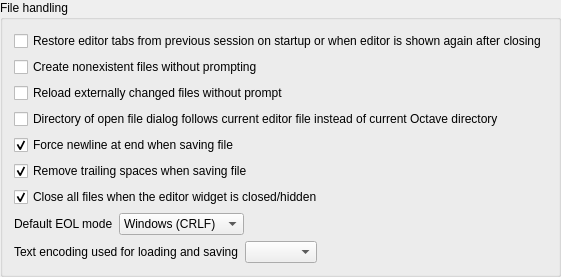
            <widget class="QGroupBox" name="groupBox_8">
             <property name="title">
              <string>File handling</string>
             </property>
             <layout class="QVBoxLayout" name="verticalLayout_30">
              <item>
               <layout class="QVBoxLayout" name="verticalLayout_11">
                <property name="topMargin">
                 <number>0</number>
                </property>
                <property name="bottomMargin">
                 <number>0</number>
                </property>
                <item>
                 <layout class="QGridLayout" name="gridLayout_11">
                  <property name="topMargin">
                   <number>0</number>
                  </property>
                  <item row="13" column="0">
                   <layout class="QHBoxLayout" name="horizontalLayout_16">
                    <item>
                     <widget class="QLabel" name="label_16">
                      <property name="text">
                       <string>Text encoding used for loading and saving</string>
                      </property>
                     </widget>
                    </item>
                    <item>
                     <widget class="QComboBox" name="editor_combo_encoding"/>
                    </item>
                    <item>
                     <spacer name="horizontalSpacer_32">
                      <property name="orientation">
                       <enum>Qt::Horizontal</enum>
                      </property>
                      <property name="sizeHint" stdset="0">
                       <size>
                        <width>40</width>
                        <height>20</height>
                       </size>
                      </property>
                     </spacer>
                    </item>
                   </layout>
                  </item>
                  <item row="1" column="0">
                   <widget class="QCheckBox" name="editor_restoreSession">
                    <property name="sizePolicy">
                     <sizepolicy hsizetype="Minimum" vsizetype="Fixed">
                      <horstretch>0</horstretch>
                      <verstretch>0</verstretch>
                     </sizepolicy>
                    </property>
                    <property name="text">
                     <string>Restore editor tabs from previous session on startup or when editor is shown again after closing</string>
                    </property>
                   </widget>
                  </item>
                  <item row="7" column="0">
                   <widget class="QCheckBox" name="editor_remove_trailing_spaces">
                    <property name="text">
                     <string>Remove trailing spaces when saving file</string>
                    </property>
                    <property name="checked">
                     <bool>true</bool>
                    </property>
                   </widget>
                  </item>
                  <item row="6" column="0">
                   <widget class="QCheckBox" name="editor_force_newline">
                    <property name="text">
                     <string>Force newline at end when saving file</string>
                    </property>
                    <property name="checked">
                     <bool>true</bool>
                    </property>
                   </widget>
                  </item>
                  <item row="3" column="0">
                   <widget class="QCheckBox" name="editor_create_new file">
                    <property name="sizePolicy">
                     <sizepolicy hsizetype="Minimum" vsizetype="Fixed">
                      <horstretch>0</horstretch>
                      <verstretch>0</verstretch>
                     </sizepolicy>
                    </property>
                    <property name="text">
                     <string>Create nonexistent files without prompting</string>
                    </property>
                   </widget>
                  </item>
                  <item row="10" column="0">
                   <widget class="QCheckBox" name="editor_hiding_closes_files">
                    <property name="text">
                     <string>Close all files when the editor widget is closed/hidden</string>
                    </property>
                    <property name="checked">
                     <bool>true</bool>
                    </property>
                   </widget>
                  </item>
                  <item row="4" column="0">
                   <widget class="QCheckBox" name="editor_reload_changed_files">
                    <property name="text">
                     <string>Reload externally changed files without prompt</string>
                    </property>
                   </widget>
                  </item>
                  <item row="11" column="0">
                   <layout class="QHBoxLayout" name="horizontalLayout_2">
                    <property name="topMargin">
                     <number>0</number>
                    </property>
                    <item>
                     <widget class="QLabel" name="label_22">
                      <property name="text">
                       <string>Default EOL mode</string>
                      </property>
                     </widget>
                    </item>
                    <item>
                     <widget class="QComboBox" name="combo_eol_mode">
                      <property name="sizePolicy">
                       <sizepolicy hsizetype="Preferred" vsizetype="Preferred">
                        <horstretch>0</horstretch>
                        <verstretch>0</verstretch>
                       </sizepolicy>
                      </property>
                      <property name="sizeAdjustPolicy">
                       <enum>QComboBox::AdjustToContents</enum>
                      </property>
                      <property name="minimumContentsLength">
                       <number>7</number>
                      </property>
                      <item>
                       <property name="text">
                        <string>Windows (CRLF)</string>
                       </property>
                      </item>
                      <item>
                       <property name="text">
                        <string>Legacy Mac (CR)</string>
                       </property>
                      </item>
                      <item>
                       <property name="text">
                        <string>Unix (LF)</string>
                       </property>
                      </item>
                     </widget>
                    </item>
                    <item>
                     <spacer name="horizontalSpacer_18">
                      <property name="orientation">
                       <enum>Qt::Horizontal</enum>
                      </property>
                      <property name="sizeHint" stdset="0">
                       <size>
                        <width>40</width>
                        <height>20</height>
                       </size>
                      </property>
                     </spacer>
                    </item>
                   </layout>
                  </item>
                  <item row="5" column="0">
                   <widget class="QCheckBox" name="editor_open_dlg_follows_file">
                    <property name="text">
                     <string>Directory of open file dialog follows current editor file instead of current Octave directory </string>
                    </property>
                   </widget>
                  </item>
                 </layout>
                </item>
               </layout>
              </item>
             </layout>
            </widget>
